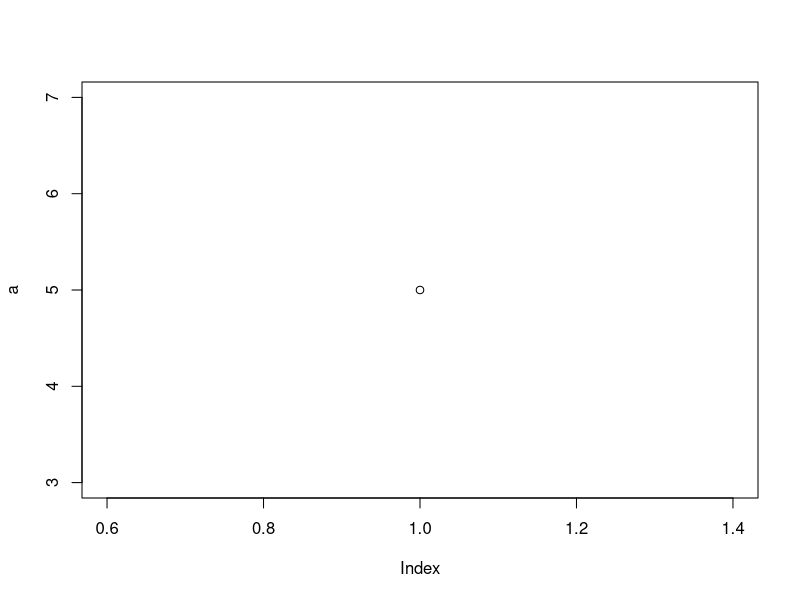
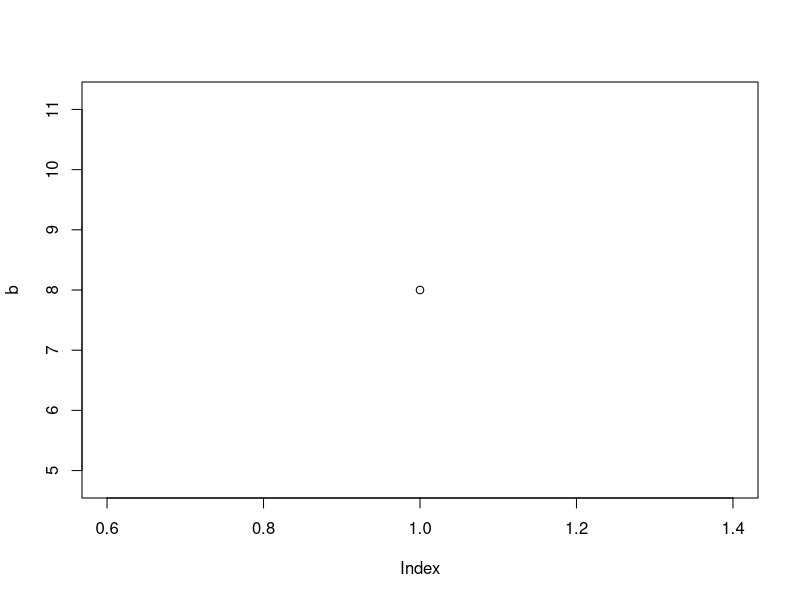
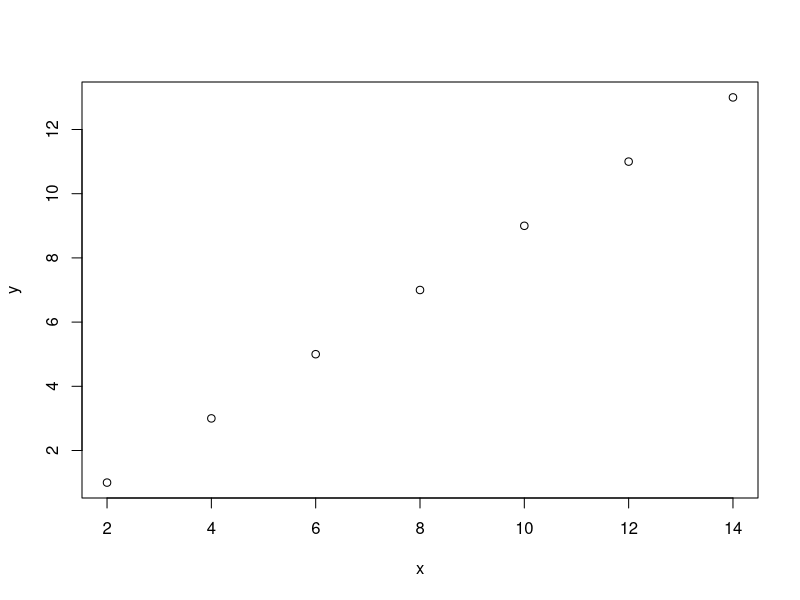

These charts were generated, in order, by the following R code:
#############################
##  PRIMEIROS PASSOS NO R  ##
#############################


# Cálculos Matemáticos básicos
3 + 4       # soma
10 - 6      # subtração
3 * 5       # multiplicação
20 / 4      # divisão
2**3        # potenciação
sqrt(9)     # raiz quadrada

# Nomeando variáveis
a <- 5
plot(a)
a
b = 8
plot(b)

# Cálculo com variáveis
c <- a * b
c

# Instalação de pacotes
install.packages("dplyr")

# Carregando o pacote
library(dplyr)

# Uso do Help
?plot

# Criando vetores
x = c(2,4,6,8,10,12,14)
y <- c(1,3,5,7,9,11,13)

# Plotando um gráfico
plot(x,y)



